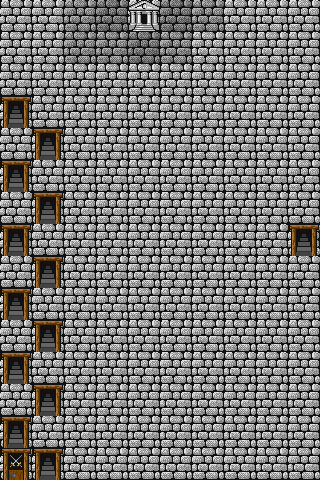

Tiled map render using the project's own tile images. Description and the map definition, with tile-layer contents summarised, below:
An orthogonal 10x15 tile map with 32x32 px tiles, 1 tile layer (town).

<map version="1.0" orientation="orthogonal" renderorder="right-down" width="10" height="15" tilewidth="32" tileheight="32" nextobjectid="1">
 <tileset firstgid="1" name="town" tilewidth="32" tileheight="32" tilecount="36" columns="9">
  <image source="town.gif" width="288" height="128" />
  <tile id="0">
   <properties>
    <property name="pass" type="bool" value="false" />
   </properties>
  </tile>
  <tile id="1">
   <properties>
    <property name="pass" type="bool" value="false" />
   </properties>
  </tile>
  <tile id="2">
   <properties>
    <property name="pass" type="bool" value="false" />
   </properties>
  </tile>
  <tile id="10">
   <properties>
    <property name="pass" type="bool" value="true" />
   </properties>
  </tile>
  <tile id="28">
   <properties>
    <property name="pass" type="bool" value="true" />
   </properties>
  </tile>
 </tileset>
 <layer name="town" width="10" height="15">
  <data>[150 cells, 150 non-empty, 6 distinct tile ids]</data>
 </layer>
</map>
